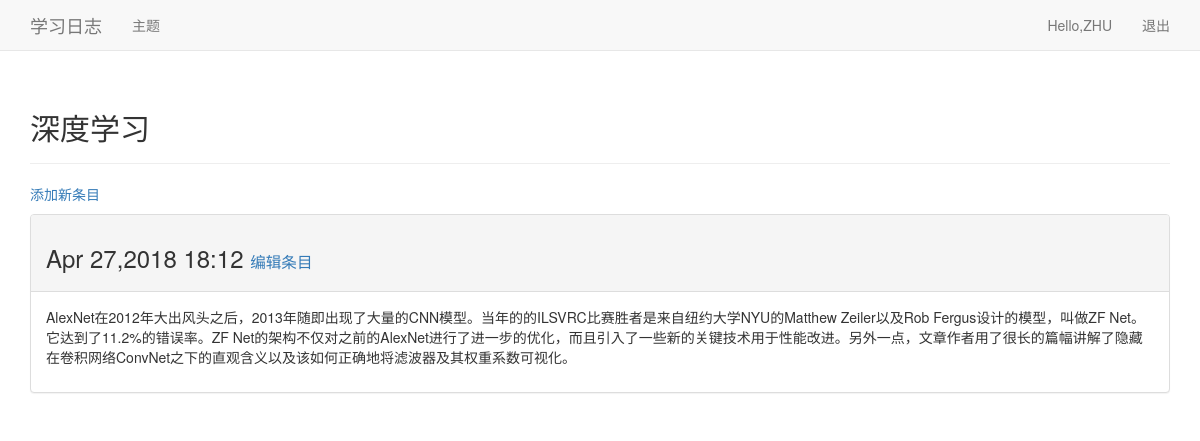
Screenshot of /topics/5/ (signed in) with the database file from the repository.
### learning_logs/models.py (models this page shows, shortened)
class Topic(models.Model):
    text = models.CharField(max_length=200)
    date_added=models.DateTimeField(auto_now_add=True)
    owner = models.ForeignKey(User,on_delete=models.CASCADE)#注意这里的on_delete方法是书上没有的
    def __str__(self):
        return self.text

class Entry(models.Model):
    topic = models.ForeignKey(Topic,on_delete=models.CASCADE)
    text = models.CharField(max_length=500)
    date_added = models.DateTimeField(auto_now_add=True)
    class Meta:
        verbose_name_plural = 'entries'

### learning_logs/views.py (the view)
# urls.py: re_path(r'^topics/(?P<topic_id>\d+)/$', views.topic, name='topic'),
@login_required
def topic(request,topic_id):
    topic=Topic.objects.get(id=topic_id)#获得topic
    if topic.owner != request.user:
        raise Http404
    entries=topic.entry_set.order_by('-date_added')
    context={'topic':topic,'entries':entries}
    return render(request, 'learning_logs/topic.html', context)

### learning_logs/templates/learning_logs/topic.html
{% extends 'learning_logs/base.html' %}
{% block header %}
<h2>{{ topic }}</h2>
{% endblock header %}
{% block content %}
<p><a href="{% url 'learning_logs:new_entry' topic.id %}">添加新条目</a></p>
{% for i in entries %}
    <div class="panel panel-default">
        <div class="panel-heading">
            <h3>
                {{ i.date_added|date:'M d,Y H:i' }}
                <small>
                    <a href="{% url 'learning_logs:edit_entry' i.id %}">编辑条目</a>
                </small>
            </h3>
        </div>
        <div class="panel-body">
        {{ i.text|linebreaks }}
        </div>
    </div>
{% empty %}
    <li>还没有任何的条目被添加~</li>
{% endfor %}
{% endblock content %}

### learning_logs/templates/learning_logs/base.html (shortened to what this page needs)
{% load bootstrap3 %}
<!DOCTYPE html>
<html lang="en">
<head>
    {% bootstrap_css %}
</head>
<body>
<nav class="navbar navbar-default navbar-static-top">
    <div class="container">
        <div class="navbar-header">
            <a class="navbar-brand" href="{% url 'learning_logs:index' %}">学习日志</a>
        </div>
        <div id="navbar" class="navbar-collapse collapse">
            <ul class="nav navbar-nav">
                <li><a href="{% url 'learning_logs:topics' %}">主题</a></li>
            </ul>
            <ul class="nav navbar-nav navbar-right">
                {% if user.is_authenticated %}
                <li ><a>Hello,{{ user.username }}</a></li>
                <li><a href="{% url 'users:logout' %}">退出</a></li>
                {% else %}
                <li><a href="{% url 'users:login' %}">登录</a></li>
                <li><a href="{% url 'users:register' %}">注册</a></li>
                {% endif %}
            </ul>
        </div>
    </div>
</nav>
<div class="container">
    <div class="page-header">
        {% block header %}{% endblock header %}
    </div>
    <div>
        {% block content %}{% endblock content %}
    </div>
</div>
</body>
</html>

### rows the page displays
Topic: text "深度学习"
Entry: date_added "Apr 27,2018 18:12", text "AlexNet在2012年大出风头之后，2013年随即出现了大量的CNN模型。当年的的ILSVRC比赛胜者是来自纽约大学NYU的Matthew Zeiler以及Rob Fergus设计的模型，叫做ZF Net。它达到了11.2%的错误率。ZF Net的架构不仅对之前的AlexNet进行了进一步的优化，而且引入了一些新的关键技术用于性能改进。另外一点，文章作者用了很长的篇幅讲解了隐藏在卷积网络ConvNet之下的直观含义以及该如何正确地将滤波器及其权重系数可视化。"

### other values shown
{{ user.username }} "ZHU"
